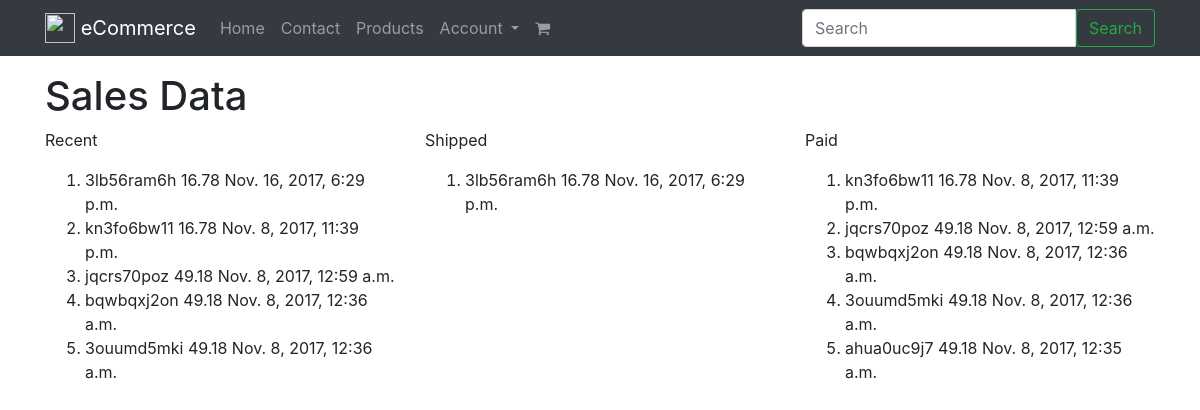
Screenshot of /analytics/sales/ (signed in) with the database file from the repository.
### orders/models.py (models this page shows, shortened)
class Order(models.Model):
    billing_profile     = models.ForeignKey(BillingProfile, null=True, blank=True)
    order_id            = models.CharField(max_length=120, blank=True) # AB31DE3
    shipping_address    = models.ForeignKey(Address, related_name="shipping_address",null=True, blank=True)
    billing_address     = models.ForeignKey(Address, related_name="billing_address", null=True, blank=True)
    shipping_address_final    = models.TextField(blank=True, null=True)
    billing_address_final     = models.TextField(blank=True, null=True)
    cart                = models.ForeignKey(Cart)
    status              = models.CharField(max_length=120, default='created', choices=ORDER_STATUS_CHOICES)
    shipping_total      = models.DecimalField(default=5.99, max_digits=100, decimal_places=2)
    total               = models.DecimalField(default=0.00, max_digits=100, decimal_places=2)
    active              = models.BooleanField(default=True)
    updated             = models.DateTimeField(auto_now=True)
    timestamp           = models.DateTimeField(auto_now_add=True)
    objects = OrderManager()
    class Meta:
       ordering = ['-timestamp', '-updated']

### analytics/views.py (the view)
# urls.py: url(r'^analytics/sales/$', SalesView.as_view(), name='sales-analytics'),
class SalesView(LoginRequiredMixin, TemplateView):
    template_name = 'analytics/sales.html'
    def dispatch(self, *args, **kwargs):
        user = self.request.user
        if not user.is_staff:
            return render(self.request, "400.html", {})
        return super(SalesView, self).dispatch(*args, **kwargs)
    def get_context_data(self, *args, **kwargs):
        context = super(SalesView, self).get_context_data(*args, **kwargs)
        qs = Order.objects.all()
        context['orders'] = qs
        context['recent_orders'] = qs.recent().not_refunded()[:5]
        context['shipped_orders'] = qs.recent().not_refunded().by_status(status='shipped')[:5]
        context['paid_orders'] = qs.recent().not_refunded().by_status(status='paid')[:5]
        return context

### accounts/models.py (called while the page is built)
    @property
    def is_staff(self):
        if self.is_admin:
            return True
        return self.staff

    @property
    def is_admin(self):
        return self.admin

### orders/models.py (called while the page is built)
    def recent(self):
        return self.order_by("-updated", "-timestamp")

    def by_status(self, status="shipped"):
        return self.filter(status=status)

    def not_refunded(self):
        return self.exclude(status='refunded')

    def get_queryset(self):
        return OrderManagerQuerySet(self.model, using=self._db)

### analytics/templates/analytics/sales.html
{% extends "base.html" %}
{% block content %}
<div class='row'>
    <div class='col-12'>
        <h1>Sales Data</h1>
    </div>
</div>
<div class='row'>
    <div class='col'>
        <p>Recent</p>
        <ol>
        {% for order in recent_orders %}
            <li>{{ order.order_id }}
            {{ order.total }}
            {{ order.updated }}</li>
        {% endfor %}
    </ol>
    </div>
    <div class='col'>
        <p>Shipped</p>
        <ol>
        {% for order in shipped_orders %}
             <li>{{ order.order_id }}
            {{ order.total }}
            {{ order.updated }} </li>
        {% endfor %}
        </ol>
    </div>
    <div class='col'>
        <p>Paid</p>
        <ol>
        {% for order in paid_orders %}
             <li>{{ order.order_id }}
            {{ order.total }}
            {{ order.updated }} </li>
        {% endfor %}
    </ol>
    </div>
</div>
{% endblock %}

### rows the page displays
Order: order_id "3lb56ram6h", total "16.78", updated "Nov. 16, 2017, 6:29 p.m."
Order: order_id "kn3fo6bw11", total "16.78", updated "Nov. 8, 2017, 11:39 p.m."
Order: order_id "jqcrs70poz", total "49.18", updated "Nov. 8, 2017, 12:59 a.m."
Order: order_id "bqwbqxj2on", total "49.18", updated "Nov. 8, 2017, 12:36 a.m."
Order: order_id "3ouumd5mki", total "49.18", updated "Nov. 8, 2017, 12:36 a.m."
Order: order_id "ahua0uc9j7", total "49.18", updated "Nov. 8, 2017, 12:35 a.m."

### other values shown
{{ brand_name }} "eCommerce"
